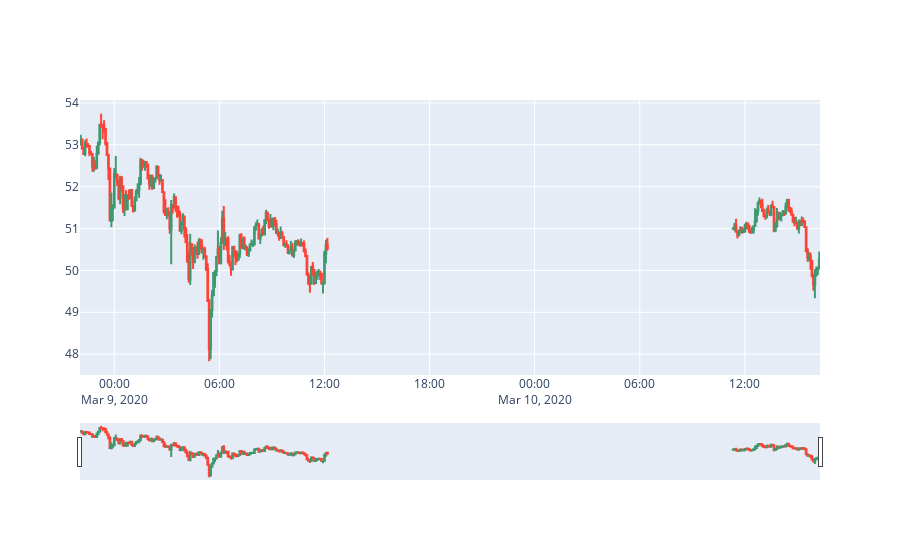

Notebook code for this chart:
### Code cell
fig = go.Figure(data=[go.Candlestick(x=df['time'],
                open=df['open'],
                high=df['high'],
                low=df['low'],
                close=df['close'])])
fig.show()

### Figure 1 — Plotly figure (JSON) as saved in the notebook; plotly's stock layout.template omitted (floating-point values rounded to 4 significant figures; data arrays with more than 128 entries replaced by an {"elided": "..."} marker saying what was removed)
{"data": [{"close": {"elided": "230 float values"}, "high": {"elided": "230 float values"}, "low": {"elided": "230 float values"}, "open": {"elided": "230 float values"}, "type": "candlestick", "x": {"elided": "230 str values"}}], "layout": {}}
